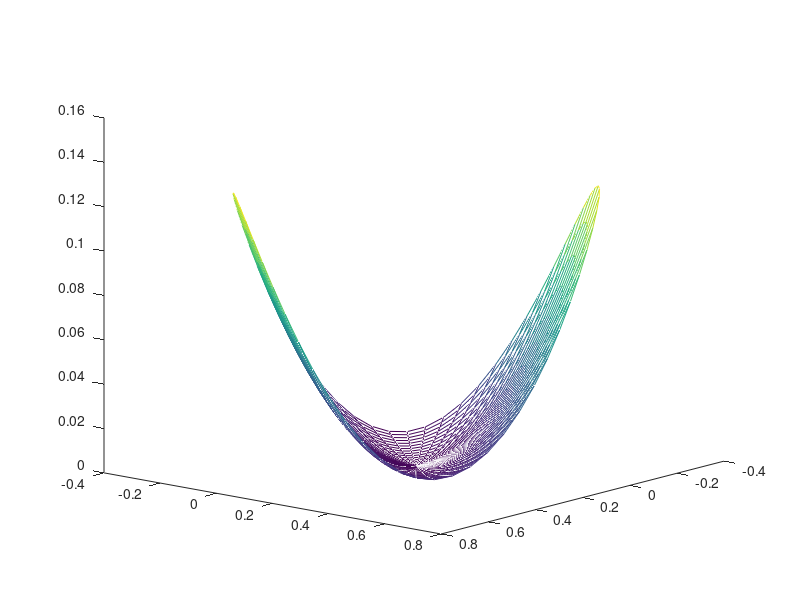

Write the MATLAB code that produced this figure.
clear;   close all;   clc;

%% Define f with two arguments  and  so that
% it can be evaluated for matrices of values X, Y
f = @(X, Y)  (0.26) * (X.^2 + Y.^2) - 0.48 .* X .* Y;
Df = @(X, Y) [0.52 .* X - 0.48 .* Y; 0.52 .* Y - 0.48 .* X];
D2f = [0.52 -0.48; -0.48 0.52];


%% define point and trust region radius
x0    = [0.25;0.25];
delta = 0.5;


%% plot f in cartesian coordinates arround x0
showPlot = false;
if showPlot
	Delta = 1.1*delta;
	uniGrid = linspace(x0(1)-Delta, x0(1)+Delta, 32);
	[X,Y]   = meshgrid(uniGrid, uniGrid);
	Z  = f(X,Y);
	s2 = surf(X,Y,Z);
end


%% plot quadratic model in trust region with polar coordinates arround x0
hold on
% polar coordinates arround x0
[T,R] = meshgrid(linspace(0,2*pi,64),linspace(0,delta,16));
X     = R.*cos(T) +x0(1);
Y     = R.*sin(T) +x0(2);
% the quadratic model (simple in this case)
m  = @(X, Y)   f(X, Y);
% evaluation and plot
Z  = m(X,Y);
s1 = mesh(X,Y,Z);
view(130, 15)
hold off